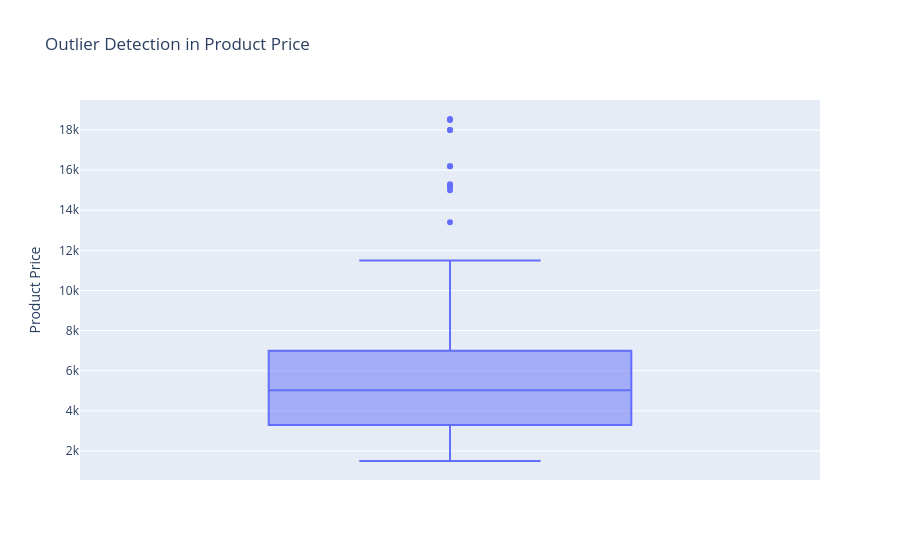

The notebook cell saved with this chart:
### Code cell
import plotly.express as px

# Creating a box plot to check for outliers in the 'Product Price' column
fig = px.box(df, y='Product Price', title='Outlier Detection in Product Price')
fig.show()

### Figure 1 — Plotly figure (JSON) as saved in the notebook; plotly's stock layout.template omitted (floating-point values rounded to 4 significant figures; data arrays with more than 128 entries replaced by an {"elided": "..."} marker saying what was removed)
{"data": [{"alignmentgroup": "True", "hovertemplate": "Product Price=%{y}<extra></extra>", "legendgroup": "", "marker": {"color": "#636efa"}, "name": "", "notched": false, "offsetgroup": "", "orientation": "v", "showlegend": false, "type": "box", "x0": " ", "xaxis": "x", "y": {"elided": "198 int values"}, "y0": " ", "yaxis": "y"}], "layout": {"autosize": true, "boxmode": "group", "legend": {"tracegroupgap": 0}, "title": {"text": "Outlier Detection in Product Price"}, "xaxis": {"anchor": "y", "autorange": true, "domain": [0, 1], "range": [-0.5, 0.5], "type": "category"}, "yaxis": {"anchor": "x", "autorange": true, "domain": [0, 1], "range": [551.8, 19500.0], "title": {"text": "Product Price"}, "type": "linear"}}}
